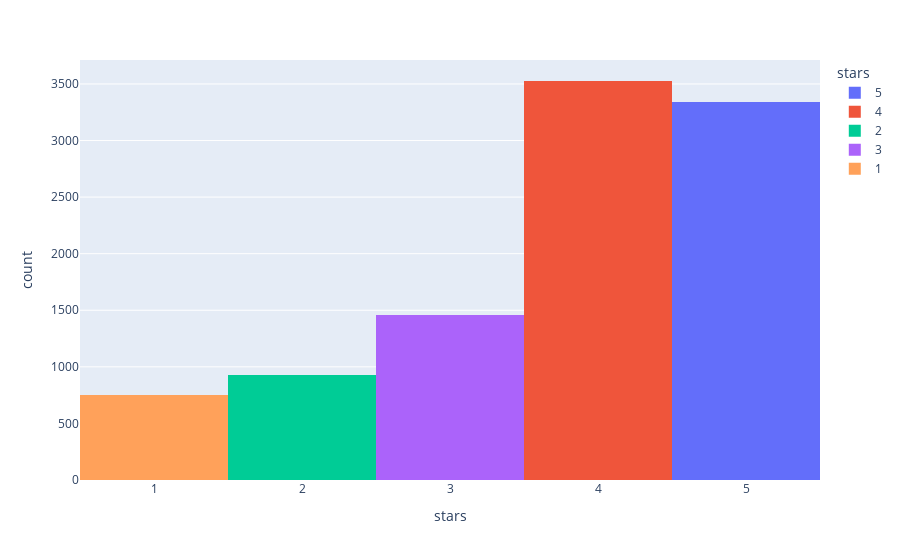

Write notebook code for a chart like this one.
### Code cell
px.histogram(yelp,x='stars',color='stars')

### Figure 1 — Plotly figure (JSON) as saved in the notebook; plotly's stock layout.template omitted (floating-point values rounded to 4 significant figures; data arrays with more than 128 entries replaced by an {"elided": "..."} marker saying what was removed)
{"data": [{"alignmentgroup": "True", "bingroup": "x", "hovertemplate": "stars=%{x}<br>count=%{y}<extra></extra>", "legendgroup": "5", "marker": {"color": "#636efa", "pattern": {"shape": ""}}, "name": "5", "offsetgroup": "5", "orientation": "v", "showlegend": true, "type": "histogram", "x": {"elided": "3337 int values"}, "xaxis": "x", "yaxis": "y"}, {"alignmentgroup": "True", "bingroup": "x", "hovertemplate": "stars=%{x}<br>count=%{y}<extra></extra>", "legendgroup": "4", "marker": {"color": "#EF553B", "pattern": {"shape": ""}}, "name": "4", "offsetgroup": "4", "orientation": "v", "showlegend": true, "type": "histogram", "x": {"elided": "3526 int values"}, "xaxis": "x", "yaxis": "y"}, {"alignmentgroup": "True", "bingroup": "x", "hovertemplate": "stars=%{x}<br>count=%{y}<extra></extra>", "legendgroup": "2", "marker": {"color": "#00cc96", "pattern": {"shape": ""}}, "name": "2", "offsetgroup": "2", "orientation": "v", "showlegend": true, "type": "histogram", "x": {"elided": "927 int values"}, "xaxis": "x", "yaxis": "y"}, {"alignmentgroup": "True", "bingroup": "x", "hovertemplate": "stars=%{x}<br>count=%{y}<extra></extra>", "legendgroup": "3", "marker": {"color": "#ab63fa", "pattern": {"shape": ""}}, "name": "3", "offsetgroup": "3", "orientation": "v", "showlegend": true, "type": "histogram", "x": {"elided": "1461 int values"}, "xaxis": "x", "yaxis": "y"}, {"alignmentgroup": "True", "bingroup": "x", "hovertemplate": "stars=%{x}<br>count=%{y}<extra></extra>", "legendgroup": "1", "marker": {"color": "#FFA15A", "pattern": {"shape": ""}}, "name": "1", "offsetgroup": "1", "orientation": "v", "showlegend": true, "type": "histogram", "x": {"elided": "749 int values"}, "xaxis": "x", "yaxis": "y"}], "layout": {"barmode": "relative", "legend": {"title": {"text": "stars"}, "tracegroupgap": 0}, "margin": {"t": 60}, "xaxis": {"anchor": "y", "categoryarray": [5, 4, 2, 3, 1], "categoryorder": "array", "domain": [0, 1], "title": {"text": "stars"}}, "yaxis": {"anchor": "x", "domain": [0, 1], "title": {"text": "count"}}}}
